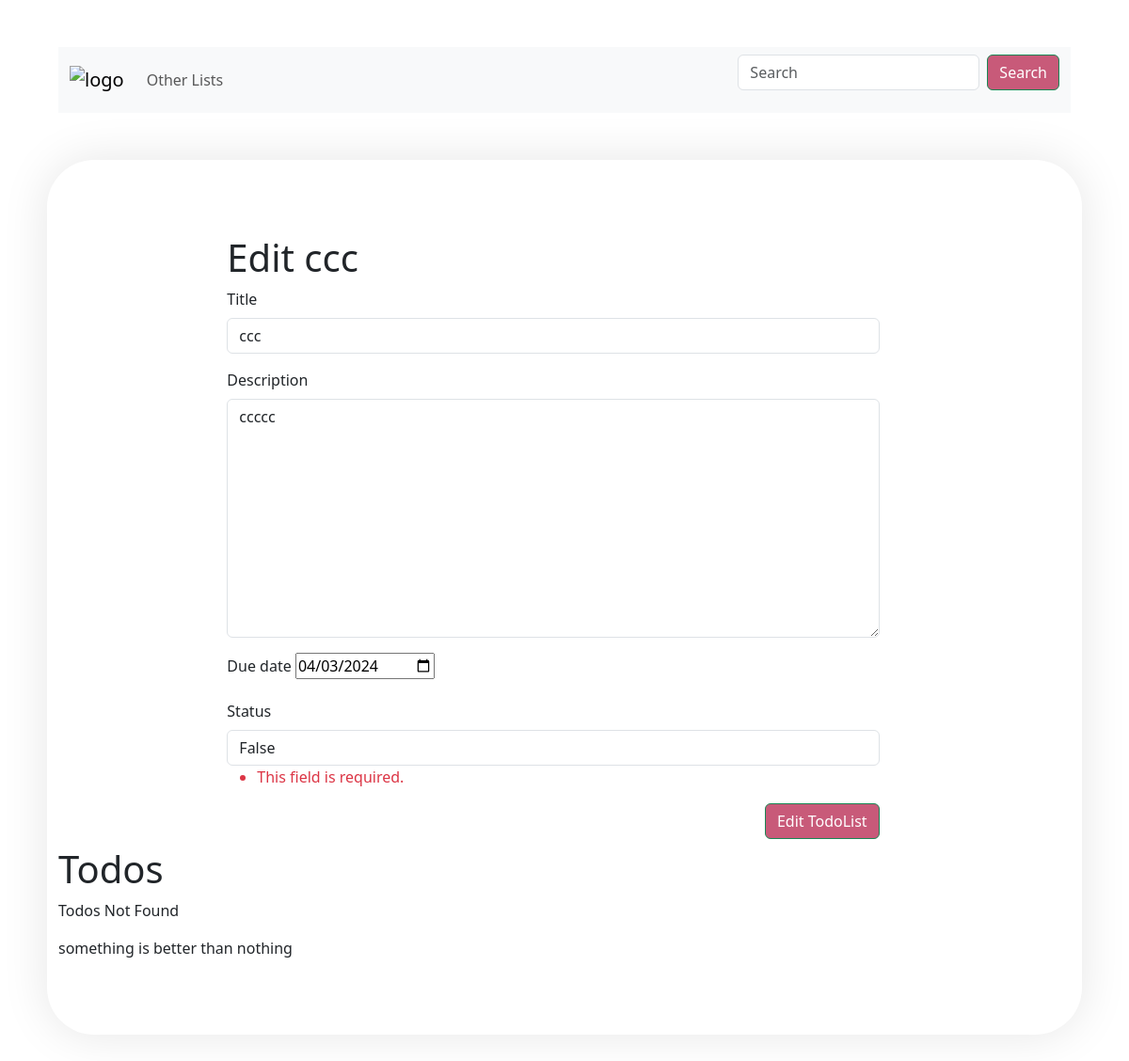
The app's page /lists/lists/107/edit/ with its own data.
### todos/models.py (models this page shows, shortened)
class List(models.Model):
    title = models.CharField(null=False, max_length=255,default='')
    description = models.CharField(null=False, max_length=3000,default='')
    due_date = models.DateField(null=False, blank=False)
    status = models.BooleanField(null=False, default=False)

### todos/views.py (the view, shortened to what this page needs)
# urls.py: path('lists/<int:pk>/edit/', edit_list_page_view, name='edit_list_page'),
def edit_list_page_view(request, pk):
    list = List.objects.get(id=pk)
    if request.method == 'GET':
        form = CreateTodosForm(data={'title': list.title, 'description': list.description, 'due_date': list.due_date, 'status': list.status})
        return render(request, 'todos/edit-list.html', {'list': list, 'form': form})

### todos/forms.py
class CreateTodosForm(forms.Form):
    title = forms.CharField(min_length=1, max_length=255, required=True,
                            widget=forms.TextInput(attrs={'class':'form-control', 'placeholder': 'Enter your title'
                                                          }))
    description = forms.CharField(min_length=1, max_length=3000, required=True,
                                  widget=forms.Textarea(
                                      attrs={'class': 'form-control', 'placeholder': 'Enter your description'
                                             }))
    due_date = forms.DateField(widget=forms.DateInput(attrs={'type':'date'}))
    status = forms.BooleanField(widget=forms.TextInput(attrs={'class':'form-control', 'placeholder': 'Enter your status'
                                                          }))

### todos/templates/todos/edit-list.html (shortened to what this page needs)
<html><!DOCTYPE html>
<html lang="en">
<head>
    <link rel="stylesheet" href="https://cdnjs.cloudflare.com/ajax/libs/font-awesome/5.15.4/css/all.min.css" />
    {% extends 'base.html' %}
    {% block content %}
          <div class="container-fluid">
              <div class="row">
                  <div class="col-12">
                      {% include 'header.html' %}
                  </div>
              </div>
          </div>
            <div class="container">
                <div class="row">
                <div class="row">
                    <div class="col-8 offset-2">
                        <h1>Edit {{ list.title }}</h1>
                         <form action="{% url 'edit_list_page' pk=list.id %}" method="POST" class="my-2" autocomplete="off">
                             {% for field in form %}
                                 <div class="mb-3">
                                     <label class="form-label" for="{{ field.auto_id }}">{{ field.label }}</label>
                                          {{ field }}
                         {% if field.errors|length > 0 %}
                             <div class="text-danger">
                                 {{ field.errors }}
                             </div>
                         {% endif %}
                 </div>
             {% endfor %}
             <div>
                 <div class="d-flex justify-content-end">
                 <button class="btn btn-success" type="submit">Edit TodoList</button>
                 </div>
             </div>
         </form>
                    </div>
                </div>
                <div class="row">
                    <div class="col-12">
                        <h1>Todos</h1>
                    </div>
                      {% if lists|length > 0 %}
                    <table class="table">
  <thead>
    <tr>
      <th scope="col">Title</th>
      <th scope="col">Description</th>
      <th scope="col">Date</th>
      <th scope="col">Status</th>
    </tr>
  </thead>
  <tbody>
            {% for list in lists %}
            <tr>
                <td>{{ forloop.counter }}</td>
                <td>{{ list.id }}</td>
                <td>{{ list.title }}</td>
                <td>{{ list.description }}</td>
                <td>{{ list.due_date }}</td>
                <td>{{ list.status }}</td>
                   <td>
                       <a href="{% url 'delete_list_page' pk=list.id %}">
                           <button class="btn btn-danger">Delete</button>
                       </a>
                       <a href="{% url 'edit_list_page' pk=list.id %}">
                         <button class="btn btn-primary">Edit</button>
                       </a>
                   </td>
            </tr>
                {% endfor %}
  </tbody>
</table>
                           <ol>
                           </ol>
                           {% else %}
                              <div class="col-12">
                                   <p>Todos Not Found</p>
                              </div>
                           {% endif %}
                </div>
            </div>
      {% include 'footer.html' %}
    {% endblock %}

### todos/templates/todos/edit-list.html (style rules this page uses)
body { font-family: Arial, sans-serif; margin: 0; padding: 50; background-color: #FFC0CB; color: #333; }
.container { max-width: 800px; margin: 50px auto; padding: 80px; background-color: #fff; border-radius: 50px; box-shadow: 0 0 50px rgba(0, 0, 0, 0.1); }
button[type="submit"] { background-color: #c85a79; color: #fff; cursor: pointer; }

### records on screen
List: title "ccc", form "ccc" "ccccc" "04/03/2024" "False"

### other values on screen
{{ field.label }} "Title" "Description" "Due date" "Status"
{{ field.errors }} "This field is required."
